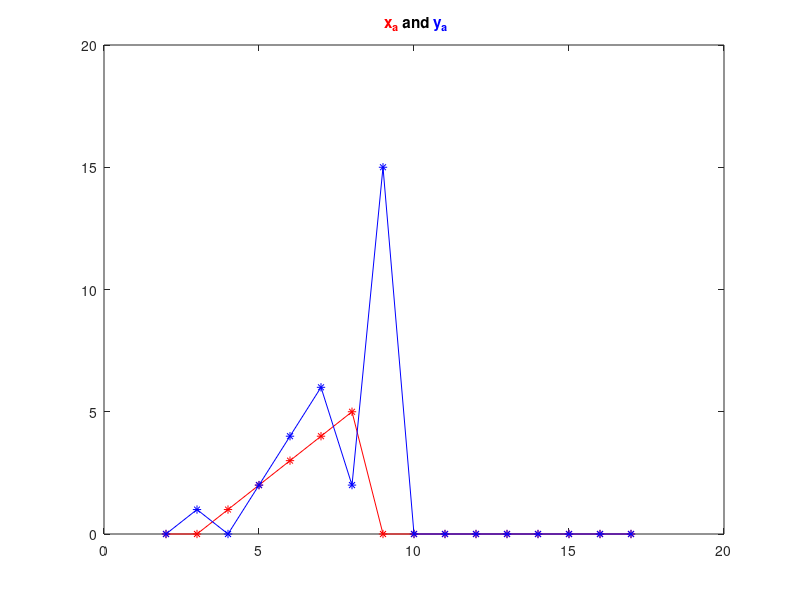
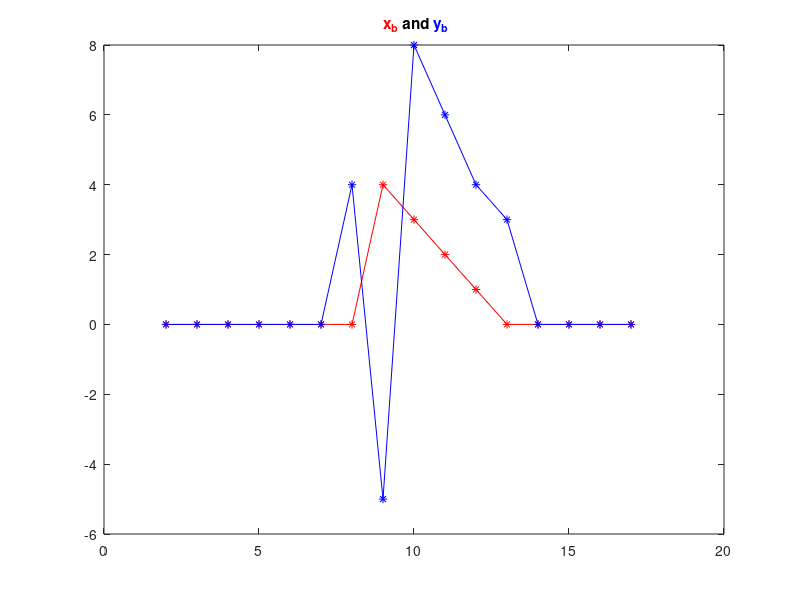
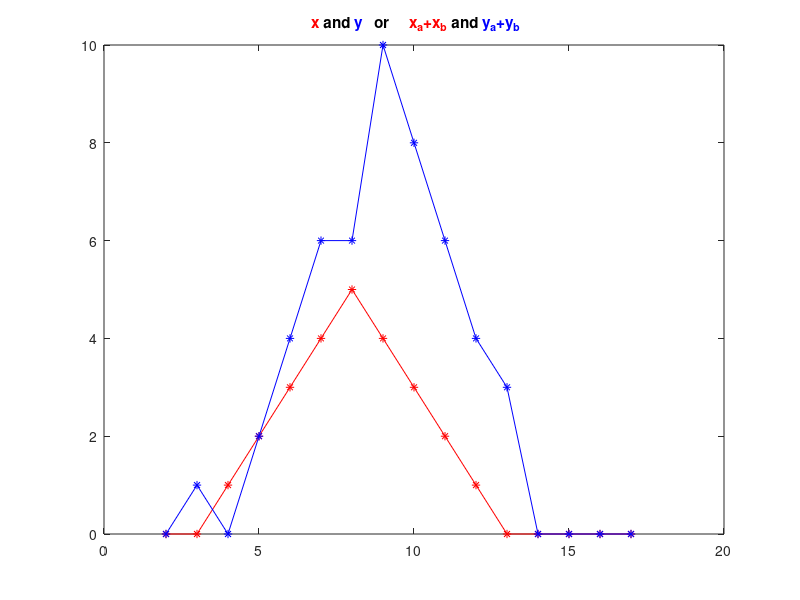

These charts were generated, in order, by the following MATLAB code:
% exercise 3 : Invariance and linearity
% lti : Linear Time-Invariant system

%Q1
xa=[0 0 0 1 2 3 4 5 0 0 0 0 0 0 0 0 0 0];
xb=[0 0 0 0 0 0 0 0 4 3 2 1 0 0 0 0 0 0];

N = length(xa);
for k=2:N-1
    ya(k) = 3*xa(k-1)-2*xa(k)+xa(k+1);
    yb(k) = 3*xb(k-1)-2*xb(k)+xb(k+1);
end

figure(10), plot(2:N-1, xa(2:N-1), 'r*-', 2:N-1, ya(2:N-1), 'b*-');
title('{\color{red} x_a} and {\color{blue}y_a}');
figure(11), plot(2:N-1, xb(2:N-1), 'r*-', 2:N-1, yb(2:N-1), 'b*-');
title('{\color{red} x_b} and {\color{blue}y_b}');

x=xa+xb; % 'complex' signal
for k=2:N-1
    y(k) = 3*x(k-1)-2*x(k)+x(k+1);
end

%Q2
% is y equal to ya+yb ?
diffResponses = y-(ya+yb)
% diffResponses = 0 <=> the system is linear

figure(12), plot(2:N-1, xa(2:N-1)+xb(2:N-1), 'r*-', 2:N-1, ya(2:N-1)+yb(2:N-1), 'b*-');
title('{\color{red} x} and {\color{blue}y}   or    {\color{red} x_a+x_b} and {\color{blue}y_a+y_b}');


%Q3: nonlinear/noninvariant systems
% yk=1+xk
% yk=abs(xk)
% yk=xk^2
% ...

%Q4: see previous Practial works (no 1)



